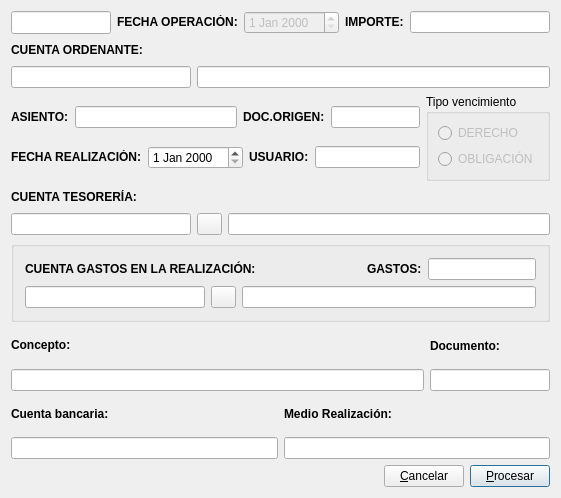
<?xml version="1.0" encoding="UTF-8"?>
<ui version="4.0">
 <author>José Manuel Díez Botella</author>
 <class>procesavencimiento</class>
 <widget class="QDialog" name="procesavencimiento">
  <property name="geometry">
   <rect>
    <x>0</x>
    <y>0</y>
    <width>561</width>
    <height>498</height>
   </rect>
  </property>
  <property name="windowTitle">
   <string>Procesa vencimento</string>
  </property>
  <layout class="QVBoxLayout" name="verticalLayout_7">
   <item>
    <layout class="QHBoxLayout">
     <property name="spacing">
      <number>6</number>
     </property>
     <property name="leftMargin">
      <number>0</number>
     </property>
     <property name="topMargin">
      <number>0</number>
     </property>
     <property name="rightMargin">
      <number>0</number>
     </property>
     <property name="bottomMargin">
      <number>0</number>
     </property>
     <item>
      <widget class="QLineEdit" name="numvencilineEdit">
       <property name="sizePolicy">
        <sizepolicy hsizetype="Fixed" vsizetype="Fixed">
         <horstretch>0</horstretch>
         <verstretch>0</verstretch>
        </sizepolicy>
       </property>
       <property name="maximumSize">
        <size>
         <width>100</width>
         <height>32767</height>
        </size>
       </property>
       <property name="readOnly">
        <bool>true</bool>
       </property>
      </widget>
     </item>
     <item>
      <layout class="QHBoxLayout">
       <property name="spacing">
        <number>6</number>
       </property>
       <property name="leftMargin">
        <number>0</number>
       </property>
       <property name="topMargin">
        <number>0</number>
       </property>
       <property name="rightMargin">
        <number>0</number>
       </property>
       <property name="bottomMargin">
        <number>0</number>
       </property>
       <item>
        <widget class="QLabel" name="textLabel2">
         <property name="text">
          <string>&lt;b&gt;FECHA OPERACIÓN:&lt;/b&gt;</string>
         </property>
         <property name="wordWrap">
          <bool>false</bool>
         </property>
        </widget>
       </item>
       <item>
        <widget class="QDateEdit" name="fechadateEdit">
         <property name="enabled">
          <bool>false</bool>
         </property>
        </widget>
       </item>
      </layout>
     </item>
     <item>
      <layout class="QHBoxLayout">
       <property name="spacing">
        <number>6</number>
       </property>
       <property name="leftMargin">
        <number>0</number>
       </property>
       <property name="topMargin">
        <number>0</number>
       </property>
       <property name="rightMargin">
        <number>0</number>
       </property>
       <property name="bottomMargin">
        <number>0</number>
       </property>
       <item>
        <widget class="QLabel" name="textLabel3">
         <property name="text">
          <string>&lt;b&gt;IMPORTE:&lt;/b&gt;</string>
         </property>
         <property name="wordWrap">
          <bool>false</bool>
         </property>
        </widget>
       </item>
       <item>
        <widget class="QLineEdit" name="importelineEdit">
         <property name="readOnly">
          <bool>true</bool>
         </property>
        </widget>
       </item>
      </layout>
     </item>
    </layout>
   </item>
   <item>
    <layout class="QVBoxLayout">
     <property name="spacing">
      <number>6</number>
     </property>
     <property name="leftMargin">
      <number>0</number>
     </property>
     <property name="topMargin">
      <number>0</number>
     </property>
     <property name="rightMargin">
      <number>0</number>
     </property>
     <property name="bottomMargin">
      <number>0</number>
     </property>
     <item>
      <widget class="QLabel" name="textLabel1">
       <property name="maximumSize">
        <size>
         <width>32767</width>
         <height>20</height>
        </size>
       </property>
       <property name="text">
        <string>&lt;b&gt;CUENTA ORDENANTE:&lt;/b&gt;</string>
       </property>
       <property name="wordWrap">
        <bool>false</bool>
       </property>
      </widget>
     </item>
     <item>
      <layout class="QHBoxLayout">
       <property name="spacing">
        <number>6</number>
       </property>
       <property name="leftMargin">
        <number>0</number>
       </property>
       <property name="topMargin">
        <number>0</number>
       </property>
       <property name="rightMargin">
        <number>0</number>
       </property>
       <property name="bottomMargin">
        <number>0</number>
       </property>
       <item>
        <widget class="QLineEdit" name="cuentalineEdit">
         <property name="maximumSize">
          <size>
           <width>180</width>
           <height>32767</height>
          </size>
         </property>
         <property name="maxLength">
          <number>40</number>
         </property>
         <property name="readOnly">
          <bool>true</bool>
         </property>
        </widget>
       </item>
       <item>
        <widget class="QLineEdit" name="descripctalineEdit">
         <property name="maxLength">
          <number>80</number>
         </property>
         <property name="readOnly">
          <bool>true</bool>
         </property>
        </widget>
       </item>
      </layout>
     </item>
    </layout>
   </item>
   <item>
    <layout class="QHBoxLayout">
     <property name="spacing">
      <number>6</number>
     </property>
     <property name="leftMargin">
      <number>0</number>
     </property>
     <property name="topMargin">
      <number>0</number>
     </property>
     <property name="rightMargin">
      <number>0</number>
     </property>
     <property name="bottomMargin">
      <number>0</number>
     </property>
     <item>
      <layout class="QGridLayout">
       <property name="leftMargin">
        <number>0</number>
       </property>
       <property name="topMargin">
        <number>0</number>
       </property>
       <property name="rightMargin">
        <number>0</number>
       </property>
       <property name="bottomMargin">
        <number>0</number>
       </property>
       <property name="spacing">
        <number>6</number>
       </property>
       <item row="1" column="2">
        <layout class="QHBoxLayout">
         <property name="spacing">
          <number>6</number>
         </property>
         <property name="leftMargin">
          <number>0</number>
         </property>
         <property name="topMargin">
          <number>0</number>
         </property>
         <property name="rightMargin">
          <number>0</number>
         </property>
         <property name="bottomMargin">
          <number>0</number>
         </property>
         <item>
          <widget class="QLabel" name="textLabel5">
           <property name="text">
            <string>&lt;b&gt;USUARIO:&lt;/b&gt;</string>
           </property>
           <property name="wordWrap">
            <bool>false</bool>
           </property>
          </widget>
         </item>
         <item>
          <widget class="QLineEdit" name="usuariolineEdit">
           <property name="maxLength">
            <number>80</number>
           </property>
           <property name="readOnly">
            <bool>true</bool>
           </property>
          </widget>
         </item>
        </layout>
       </item>
       <item row="1" column="0" colspan="2">
        <layout class="QHBoxLayout">
         <property name="spacing">
          <number>6</number>
         </property>
         <property name="leftMargin">
          <number>0</number>
         </property>
         <property name="topMargin">
          <number>0</number>
         </property>
         <property name="rightMargin">
          <number>0</number>
         </property>
         <property name="bottomMargin">
          <number>0</number>
         </property>
         <item>
          <widget class="QLabel" name="fechatextLabel">
           <property name="maximumSize">
            <size>
             <width>150</width>
             <height>32767</height>
            </size>
           </property>
           <property name="text">
            <string>&lt;!DOCTYPE HTML PUBLIC &quot;-//W3C//DTD HTML 4.0//EN&quot; &quot;http://www.w3.org/TR/REC-html40/strict.dtd&quot;&gt;
&lt;html&gt;&lt;head&gt;&lt;meta name=&quot;qrichtext&quot; content=&quot;1&quot; /&gt;&lt;style type=&quot;text/css&quot;&gt;
p, li { white-space: pre-wrap; }
&lt;/style&gt;&lt;/head&gt;&lt;body style=&quot; font-family:'Sans Serif'; font-size:9pt; font-weight:400; font-style:normal;&quot;&gt;
&lt;table style=&quot;-qt-table-type: root; margin-top:4px; margin-bottom:4px; margin-left:4px; margin-right:4px;&quot;&gt;
&lt;tr&gt;
&lt;td style=&quot;border: none;&quot;&gt;
&lt;p style=&quot; margin-top:0px; margin-bottom:0px; margin-left:0px; margin-right:0px; -qt-block-indent:0; text-indent:0px;&quot;&gt;&lt;span style=&quot; font-weight:600;&quot;&gt;FECHA REALIZACIÓN:&lt;/span&gt;&lt;/p&gt;&lt;/td&gt;&lt;/tr&gt;&lt;/table&gt;&lt;/body&gt;&lt;/html&gt;</string>
           </property>
           <property name="wordWrap">
            <bool>false</bool>
           </property>
          </widget>
         </item>
         <item>
          <widget class="QDateEdit" name="vencidateEdit"/>
         </item>
        </layout>
       </item>
       <item row="0" column="1" colspan="2">
        <layout class="QHBoxLayout">
         <property name="spacing">
          <number>6</number>
         </property>
         <property name="leftMargin">
          <number>0</number>
         </property>
         <property name="topMargin">
          <number>0</number>
         </property>
         <property name="rightMargin">
          <number>0</number>
         </property>
         <property name="bottomMargin">
          <number>0</number>
         </property>
         <item>
          <widget class="QLabel" name="textLabel1_2">
           <property name="text">
            <string>&lt;!DOCTYPE HTML PUBLIC &quot;-//W3C//DTD HTML 4.0//EN&quot; &quot;http://www.w3.org/TR/REC-html40/strict.dtd&quot;&gt;
&lt;html&gt;&lt;head&gt;&lt;meta name=&quot;qrichtext&quot; content=&quot;1&quot; /&gt;&lt;style type=&quot;text/css&quot;&gt;
p, li { white-space: pre-wrap; }
&lt;/style&gt;&lt;/head&gt;&lt;body style=&quot; font-family:'Sans Serif'; font-size:9pt; font-weight:400; font-style:normal;&quot;&gt;
&lt;table style=&quot;-qt-table-type: root; margin-top:4px; margin-bottom:4px; margin-left:4px; margin-right:4px;&quot;&gt;
&lt;tr&gt;
&lt;td style=&quot;border: none;&quot;&gt;
&lt;p style=&quot; margin-top:0px; margin-bottom:0px; margin-left:0px; margin-right:0px; -qt-block-indent:0; text-indent:0px;&quot;&gt;&lt;span style=&quot; font-weight:600;&quot;&gt;DOC.ORIGEN:&lt;/span&gt;&lt;/p&gt;&lt;/td&gt;&lt;/tr&gt;&lt;/table&gt;&lt;/body&gt;&lt;/html&gt;</string>
           </property>
           <property name="wordWrap">
            <bool>false</bool>
           </property>
          </widget>
         </item>
         <item>
          <widget class="QLineEdit" name="documentolineEdit">
           <property name="readOnly">
            <bool>true</bool>
           </property>
          </widget>
         </item>
        </layout>
       </item>
       <item row="0" column="0">
        <layout class="QHBoxLayout">
         <property name="spacing">
          <number>6</number>
         </property>
         <property name="leftMargin">
          <number>0</number>
         </property>
         <property name="topMargin">
          <number>0</number>
         </property>
         <property name="rightMargin">
          <number>0</number>
         </property>
         <property name="bottomMargin">
          <number>0</number>
         </property>
         <item>
          <widget class="QLabel" name="textLabel4">
           <property name="text">
            <string>&lt;b&gt;ASIENTO:&lt;/b&gt;</string>
           </property>
           <property name="wordWrap">
            <bool>false</bool>
           </property>
          </widget>
         </item>
         <item>
          <widget class="QLineEdit" name="asientolineEdit">
           <property name="maxLength">
            <number>20</number>
           </property>
           <property name="readOnly">
            <bool>true</bool>
           </property>
          </widget>
         </item>
        </layout>
       </item>
      </layout>
     </item>
     <item>
      <widget class="QGroupBox" name="groupBox">
       <property name="title">
        <string>Tipo vencimiento</string>
       </property>
       <layout class="QVBoxLayout">
        <property name="spacing">
         <number>6</number>
        </property>
        <property name="leftMargin">
         <number>9</number>
        </property>
        <property name="topMargin">
         <number>9</number>
        </property>
        <property name="rightMargin">
         <number>9</number>
        </property>
        <property name="bottomMargin">
         <number>9</number>
        </property>
        <item>
         <widget class="QRadioButton" name="derechoradioButton">
          <property name="enabled">
           <bool>false</bool>
          </property>
          <property name="text">
           <string>DERECHO</string>
          </property>
         </widget>
        </item>
        <item>
         <widget class="QRadioButton" name="obligacionradioButton">
          <property name="enabled">
           <bool>false</bool>
          </property>
          <property name="text">
           <string>OBLIGACIÓN</string>
          </property>
         </widget>
        </item>
       </layout>
      </widget>
     </item>
    </layout>
   </item>
   <item>
    <layout class="QVBoxLayout" name="verticalLayout_5">
     <item>
      <widget class="QLabel" name="textLabel7">
       <property name="maximumSize">
        <size>
         <width>32767</width>
         <height>20</height>
        </size>
       </property>
       <property name="text">
        <string>&lt;b&gt;CUENTA TESORERÍA:&lt;/b&gt;</string>
       </property>
       <property name="wordWrap">
        <bool>false</bool>
       </property>
      </widget>
     </item>
     <item>
      <layout class="QHBoxLayout" name="horizontalLayout_3">
       <item>
        <widget class="QLineEdit" name="ctatesorerialineEdit">
         <property name="maximumSize">
          <size>
           <width>180</width>
           <height>32767</height>
          </size>
         </property>
         <property name="maxLength">
          <number>40</number>
         </property>
        </widget>
       </item>
       <item>
        <widget class="QPushButton" name="buscapushButton">
         <property name="maximumSize">
          <size>
           <width>25</width>
           <height>25</height>
          </size>
         </property>
         <property name="text">
          <string/>
         </property>
         <property name="icon">
          <iconset resource="keme.qrc">
           <normaloff>:/iconos/graf/viewer.xpm</normaloff>:/iconos/graf/viewer.xpm</iconset>
         </property>
         <property name="autoDefault">
          <bool>false</bool>
         </property>
        </widget>
       </item>
       <item>
        <widget class="QLineEdit" name="descriptesorlineEdit">
         <property name="maxLength">
          <number>80</number>
         </property>
         <property name="readOnly">
          <bool>true</bool>
         </property>
        </widget>
       </item>
      </layout>
     </item>
    </layout>
   </item>
   <item>
    <widget class="QGroupBox" name="groupBox_2">
     <property name="title">
      <string/>
     </property>
     <layout class="QVBoxLayout" name="verticalLayout_6">
      <item>
       <layout class="QHBoxLayout" name="horizontalLayout_5">
        <item>
         <widget class="QLabel" name="label_4">
          <property name="font">
           <font>
            <weight>75</weight>
            <bold>true</bold>
           </font>
          </property>
          <property name="text">
           <string>CUENTA GASTOS EN LA REALIZACIÓN:</string>
          </property>
         </widget>
        </item>
        <item>
         <spacer name="horizontalSpacer">
          <property name="orientation">
           <enum>Qt::Horizontal</enum>
          </property>
          <property name="sizeHint" stdset="0">
           <size>
            <width>40</width>
            <height>20</height>
           </size>
          </property>
         </spacer>
        </item>
        <item>
         <widget class="QLabel" name="label_5">
          <property name="font">
           <font>
            <weight>75</weight>
            <bold>true</bold>
           </font>
          </property>
          <property name="text">
           <string>GASTOS:</string>
          </property>
         </widget>
        </item>
        <item>
         <widget class="QLineEdit" name="gastos_lineEdit"/>
        </item>
       </layout>
      </item>
      <item>
       <layout class="QHBoxLayout" name="horizontalLayout_4">
        <item>
         <widget class="QLineEdit" name="cta_gastos_lineEdit">
          <property name="maximumSize">
           <size>
            <width>180</width>
            <height>16777215</height>
           </size>
          </property>
         </widget>
        </item>
        <item>
         <widget class="QPushButton" name="busca2pushButton">
          <property name="maximumSize">
           <size>
            <width>25</width>
            <height>25</height>
           </size>
          </property>
          <property name="text">
           <string/>
          </property>
          <property name="icon">
           <iconset resource="keme.qrc">
            <normaloff>:/iconos/graf/viewer.xpm</normaloff>:/iconos/graf/viewer.xpm</iconset>
          </property>
          <property name="autoDefault">
           <bool>false</bool>
          </property>
         </widget>
        </item>
        <item>
         <widget class="QLineEdit" name="descrip_gastoslineEdit">
          <property name="readOnly">
           <bool>true</bool>
          </property>
         </widget>
        </item>
       </layout>
      </item>
     </layout>
    </widget>
   </item>
   <item>
    <layout class="QHBoxLayout" name="horizontalLayout">
     <item>
      <layout class="QVBoxLayout" name="verticalLayout_2">
       <item>
        <widget class="QLabel" name="label">
         <property name="text">
          <string>&lt;b&gt;Concepto:&lt;/b&gt;</string>
         </property>
        </widget>
       </item>
       <item>
        <widget class="QLineEdit" name="conceptolineEdit"/>
       </item>
      </layout>
     </item>
     <item>
      <layout class="QVBoxLayout" name="verticalLayout">
       <item>
        <widget class="QLabel" name="label_2">
         <property name="sizePolicy">
          <sizepolicy hsizetype="Expanding" vsizetype="Preferred">
           <horstretch>0</horstretch>
           <verstretch>0</verstretch>
          </sizepolicy>
         </property>
         <property name="maximumSize">
          <size>
           <width>120</width>
           <height>16777215</height>
          </size>
         </property>
         <property name="font">
          <font>
           <weight>75</weight>
           <bold>true</bold>
          </font>
         </property>
         <property name="text">
          <string>Documento:</string>
         </property>
        </widget>
       </item>
       <item>
        <widget class="QLineEdit" name="doclineEdit">
         <property name="maximumSize">
          <size>
           <width>120</width>
           <height>16777215</height>
          </size>
         </property>
        </widget>
       </item>
      </layout>
     </item>
    </layout>
   </item>
   <item>
    <layout class="QHBoxLayout" name="horizontalLayout_2">
     <item>
      <layout class="QVBoxLayout" name="verticalLayout_3">
       <item>
        <widget class="QLabel" name="label_3">
         <property name="font">
          <font>
           <weight>75</weight>
           <bold>true</bold>
          </font>
         </property>
         <property name="text">
          <string>Cuenta bancaria:</string>
         </property>
        </widget>
       </item>
       <item>
        <widget class="QLineEdit" name="cuenta_bancolineEdit"/>
       </item>
      </layout>
     </item>
     <item>
      <layout class="QVBoxLayout" name="verticalLayout_4">
       <item>
        <widget class="QLabel" name="mediolabel">
         <property name="font">
          <font>
           <weight>75</weight>
           <bold>true</bold>
          </font>
         </property>
         <property name="text">
          <string>Medio Realización:</string>
         </property>
        </widget>
       </item>
       <item>
        <widget class="QLineEdit" name="medio_realizacionlineEdit"/>
       </item>
      </layout>
     </item>
    </layout>
   </item>
   <item>
    <layout class="QHBoxLayout">
     <property name="spacing">
      <number>6</number>
     </property>
     <property name="leftMargin">
      <number>0</number>
     </property>
     <property name="topMargin">
      <number>0</number>
     </property>
     <property name="rightMargin">
      <number>0</number>
     </property>
     <property name="bottomMargin">
      <number>0</number>
     </property>
     <item>
      <spacer>
       <property name="orientation">
        <enum>Qt::Horizontal</enum>
       </property>
       <property name="sizeHint" stdset="0">
        <size>
         <width>40</width>
         <height>20</height>
        </size>
       </property>
      </spacer>
     </item>
     <item>
      <widget class="QPushButton" name="cancelarpushButton">
       <property name="text">
        <string>&amp;Cancelar</string>
       </property>
       <property name="icon">
        <iconset resource="keme.qrc">
         <normaloff>:/iconos/graf/borrar.png</normaloff>:/iconos/graf/borrar.png</iconset>
       </property>
       <property name="shortcut">
        <string>Alt+C</string>
       </property>
      </widget>
     </item>
     <item>
      <widget class="QPushButton" name="aceptarpushButton">
       <property name="text">
        <string>&amp;Procesar</string>
       </property>
       <property name="icon">
        <iconset resource="keme.qrc">
         <normaloff>:/iconos/graf/exec.png</normaloff>:/iconos/graf/exec.png</iconset>
       </property>
       <property name="shortcut">
        <string>Alt+P</string>
       </property>
       <property name="default">
        <bool>true</bool>
       </property>
      </widget>
     </item>
    </layout>
   </item>
  </layout>
 </widget>
 <layoutdefault spacing="6" margin="11"/>
 <tabstops>
  <tabstop>numvencilineEdit</tabstop>
  <tabstop>fechadateEdit</tabstop>
  <tabstop>importelineEdit</tabstop>
  <tabstop>cuentalineEdit</tabstop>
  <tabstop>descripctalineEdit</tabstop>
  <tabstop>asientolineEdit</tabstop>
  <tabstop>documentolineEdit</tabstop>
  <tabstop>derechoradioButton</tabstop>
  <tabstop>obligacionradioButton</tabstop>
  <tabstop>vencidateEdit</tabstop>
  <tabstop>usuariolineEdit</tabstop>
  <tabstop>ctatesorerialineEdit</tabstop>
  <tabstop>buscapushButton</tabstop>
  <tabstop>descriptesorlineEdit</tabstop>
  <tabstop>conceptolineEdit</tabstop>
  <tabstop>doclineEdit</tabstop>
  <tabstop>cuenta_bancolineEdit</tabstop>
  <tabstop>medio_realizacionlineEdit</tabstop>
  <tabstop>cancelarpushButton</tabstop>
  <tabstop>aceptarpushButton</tabstop>
 </tabstops>
 <resources>
  <include location="keme.qrc"/>
 </resources>
 <connections>
  <connection>
   <sender>cancelarpushButton</sender>
   <signal>clicked()</signal>
   <receiver>procesavencimiento</receiver>
   <slot>reject()</slot>
   <hints>
    <hint type="sourcelabel">
     <x>20</x>
     <y>20</y>
    </hint>
    <hint type="destinationlabel">
     <x>20</x>
     <y>20</y>
    </hint>
   </hints>
  </connection>
 </connections>
</ui>
